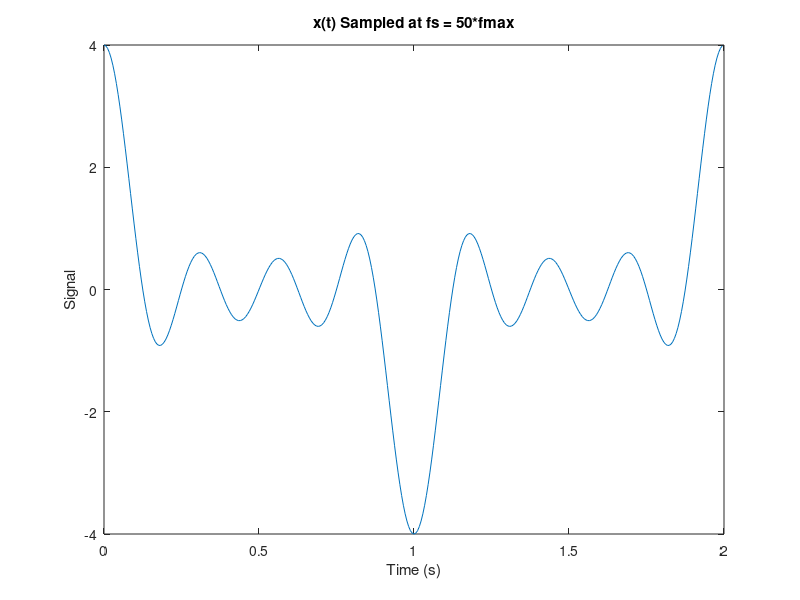
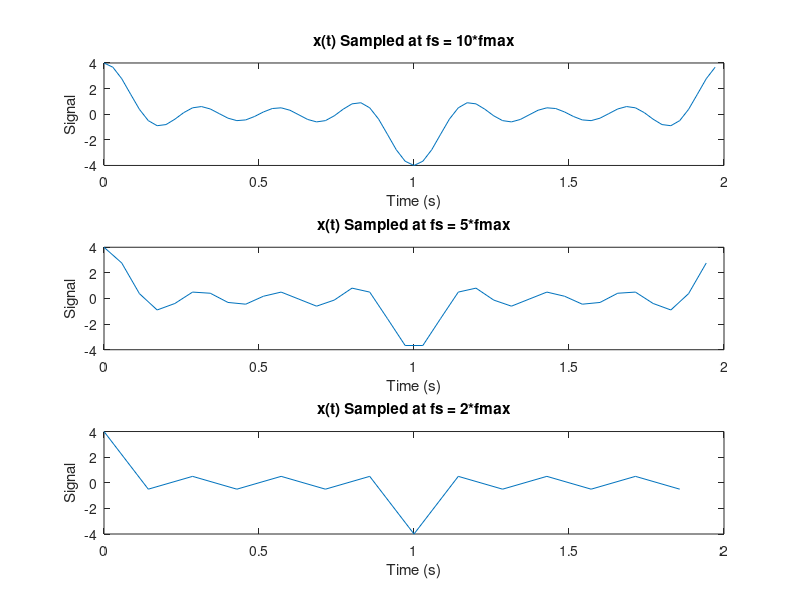
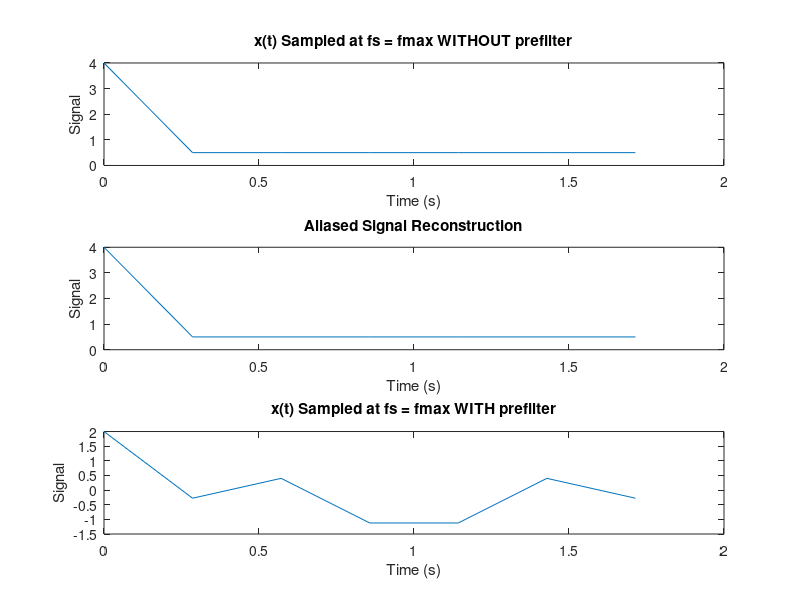

Source code (MATLAB) for these figures, in order: (Note: this script raises an error after producing the figures.)
%% Lab 1
% by Dominic Meads

%% 1). fs = 50*fmax;

fmax = 3.5;
fs = 50*fmax;
Ts = 1/fs;
n = 0:2*fs-1;
t = n*Ts;
x = cos(2*pi*0.5*t) + cos(2*pi*1.5*t) + cos(2*pi*2.5*t) + cos(2*pi*3.5*t);

figure('Color',[1 1 1]);
h = plot(t,x);
title('x(t) Sampled at fs = 50*fmax');
ylabel('Signal');
xlabel('Time (s)');

%% 2).,3)., and 4). Plot and describe with different sampling frequencies
% each time the sampling frequency is reduced, the shape of the waveform 
% gets less accurate when compared to the signal sampled at fs = 50*fmax

figure('Color',[1 1 1]);

fs = 10*fmax;
Ts = 1/fs;
n = 0:2*fs-1;
t = n*Ts;
x = cos(2*pi*0.5*t) + cos(2*pi*1.5*t) + cos(2*pi*2.5*t) + cos(2*pi*3.5*t);
subplot(3,1,1);
h = plot(t,x);
title('x(t) Sampled at fs = 10*fmax');
ylabel('Signal');
xlabel('Time (s)');

fs = 5*fmax;
Ts = 1/fs;
n = 0:2*fs-1;
t = n*Ts;
x = cos(2*pi*0.5*t) + cos(2*pi*1.5*t) + cos(2*pi*2.5*t) + cos(2*pi*3.5*t);
subplot(3,1,2);
h = plot(t,x);
title('x(t) Sampled at fs = 5*fmax');
ylabel('Signal');
xlabel('Time (s)');

fs = 2*fmax;
Ts = 1/fs;
n = 0:2*fs-1;
t = n*Ts;
x = cos(2*pi*0.5*t) + cos(2*pi*1.5*t) + cos(2*pi*2.5*t) + cos(2*pi*3.5*t);
subplot(3,1,3);
h = plot(t,x);
title('x(t) Sampled at fs = 2*fmax');
ylabel('Signal');
xlabel('Time (s)');

%% Prefilters

figure('Color',[1 1 1]);

% no prefilter
fs = fmax;
Ts = 1/fs;
n = 0:2*fs-1;
t = n*Ts;
x = cos(2*pi*0.5*t) + cos(2*pi*1.5*t) + cos(2*pi*2.5*t) + cos(2*pi*3.5*t);
subplot(3,1,1);
h = plot(t,x);
title('x(t) Sampled at fs = fmax WITHOUT prefilter');
ylabel('Signal');
xlabel('Time (s)');
% aliased signal reconstruction (note the top two subplots are the same)
xa = 1 + cos(2*pi*0.5*t) + cos(2*pi*1*t) + cos(2*pi*1.5*t);
subplot(3,1,2);
h = plot(t,xa);
title('Aliased Signal Reconstruction');
ylabel('Signal');
xlabel('Time (s)');


% ideal prefilter
% All components with frequencies greater than 0.5*fs (1.75 Hz) are filtered out
x = cos(2*pi*0.5*t) + cos(2*pi*1.5*t);
subplot(3,1,3);
h = plot(t,x);
title('x(t) Sampled at fs = fmax WITH prefilter');
ylabel('Signal');
xlabel('Time (s)');

%% 7). Plotting ICP

load('ICP.mat');
fs = 125;
t = (0:length(icp1)-1)/(fs);
icps = icp1(2250:3000); % segment
ts = (0:length(icps)-1)/(fs);
figure('Color',[1 1 1]);
subplot(2,1,1);
plot(t,icp1);
title('Full ICP1 Signal');
xlabel('Time (s)');
ylabel('ICP (mmHg)');
subplot(2,1,2);
plot(ts,icps);
title('ICP1 Segment');
xlabel('Time (s)');
ylabel('ICP (mmHg)');

%% 8). Plotting ECG

load('ECG.mat');
fs = 500;
t = (0:length(ecg)-1)/(fs);
ecgs = ecg(20000:25000); % segment
ts = (0:length(ecgs)-1)/(fs);
figure('Color',[1 1 1]);
subplot(2,1,1);
plot(t,ecg);
title('ECG');
xlabel('Time (s)');
ylabel('Full ECG Signal');
subplot(2,1,2);
plot(ts,ecgs);
title('ECG Segment');
xlabel('Time (s)');
ylabel('ECG');

%% 9). Loading handel.mat

load('handel.mat');

fs = 8192;
t = (0:length(y)-1)/(fs);
figure('Color',[1 1 1]);
plot(t,y);
title('Handel');
xlabel('Time (s)');
ylabel('Amplitude');

%% 10). Recording my own sound

my_sound = audiorecorder(44100,16,1);
disp('Start speaking\n');
recordblocking(my_sound,2);
disp('End of recording');
p = play(my_sound);
fs = 44100;
my_sound_arr = getaudiodata(my_sound);
t = (0:length(my_sound_arr)-1)/(fs);
figure('Color',[1 1 1]);
plot(t,my_sound_arr);
title('My Sound');
xlabel('Time (s)');
ylabel('Amplitude');










